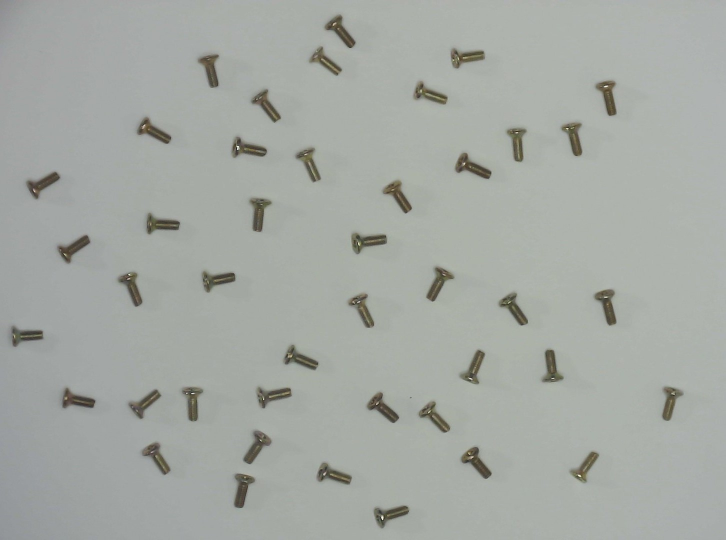
#> input picture dataset/Screws/Screws_2024_07_15/img1.jpg, 1451 x 1080 px (shown at 1/2 size); its folder holds only this picture in this run
$ python count_nonai.py
#> lines starting #> are read from the running program, lines starting #| are printed output that depends on the picture; after the words box and inside, x2 and y2 are one past the last pixel; in counts of white or black regions, pixels touching at a corner belong together
"""
Non-AI Counting Challenge: classical computer vision (no learned model).

Run:   python count_nonai.py
       -> a file dialog opens, pick an image, a segmentation overlay is shown
          and a prediction report (Nuts / Screws) is printed.

Optional:  python count_nonai.py path/to/image.jpg   (skip the dialog)

Pipeline
  1. background correction (removes uneven lighting / vignetting)
  2. Otsu threshold -> foreground mask
  3. instance separation
       "holes": every nut has a see-through hole -> one watershed seed per hole
       "dist" : distance-transform watershed guided by a single-object area prior
  4. each instance is classed Nut (has a hole) or Screw (no hole)
"""
import os
import sys
import time
from collections import Counter
from pathlib import Path

import cv2
import numpy as np
from scipy import ndimage as ndi
from skimage.feature import peak_local_max
from skimage.segmentation import watershed

# =========================================================
# 1. CONFIGURATION
# =========================================================
MODE = "auto"            # "auto" | "dist" | "holes"
POLARITY = "auto"        # "auto" | "dark" | "light" objects on the background
BG_FRAC = 0.30           # background kernel as fraction of image size; must be LARGER than the biggest object
THRESH_SCALE = 1.0       # <1 keeps fainter foreground, >1 is stricter (cuts shadows)
AUTO_HOLE_OBJECTS = 40   # in auto mode: >= this many see-through holes -> use "holes" mode
MIN_AGREEING_OBJECTS = 6 # clump splitting only if >= this many components have a similar size
FRAGMENT_FRAC = 0.05     # components smaller than this fraction of the largest are ignored when sizing one object
CLOSE_FRAC = 0.004       # closing kernel as fraction of image size (repairs shiny slits inside one object)
BAD_MASK_FRAC = 0.20     # warn if ONE foreground blob covers more than this fraction of the image
SAVE_DIR = Path("outputs")   # overlay image is saved here ("" / None to disable)
SHOW_PLOT = True

# =========================================================
# 2. CORE (mask, instance separation)
# =========================================================


# ----------------------------------------------------------------------------
# 1-2. foreground mask
# ----------------------------------------------------------------------------
def _odd(n):
    n = int(n)
    return n if n % 2 == 1 else n + 1


def detect_polarity(gray):
    """Objects are the minority, so the background intensity ~ the median.
    Whichever side the intensity tail extends further is the object side."""
    med = np.median(gray)
    lo, hi = np.percentile(gray, [1, 99])
    return "dark" if (med - lo) >= (hi - med) else "light"


def foreground_mask(bgr, polarity="auto", bg_frac=0.05, thresh_scale=1.0):
    gray = cv2.cvtColor(bgr, cv2.COLOR_BGR2GRAY)
    if polarity == "auto":
        polarity = detect_polarity(gray)

    # estimate the background on a small copy (fast), then upsample
    s = 0.25 if max(gray.shape) > 800 else 1.0
    small = cv2.resize(gray, None, fx=s, fy=s, interpolation=cv2.INTER_AREA)
    k = _odd(max(9, bg_frac * min(small.shape)))
    se = cv2.getStructuringElement(cv2.MORPH_ELLIPSE, (k, k))
    # dark objects -> closing removes them; light objects -> opening removes them
    bg_small = cv2.morphologyEx(small, cv2.MORPH_CLOSE if polarity == "dark" else cv2.MORPH_OPEN, se)
    bg_small = cv2.GaussianBlur(bg_small, (_odd(k), _odd(k)), 0)
    bg = cv2.resize(bg_small, (gray.shape[1], gray.shape[0]), interpolation=cv2.INTER_LINEAR)

    diff = (bg.astype(np.int16) - gray) if polarity == "dark" else (gray.astype(np.int16) - bg)
    sig = np.clip(diff, 0, 255).astype(np.uint8)
    sig = cv2.GaussianBlur(sig, (5, 5), 0)

    t, _ = cv2.threshold(sig, 0, 255, cv2.THRESH_BINARY + cv2.THRESH_OTSU)
    _, mask = cv2.threshold(sig, t * thresh_scale, 255, cv2.THRESH_BINARY)

    k3 = np.ones((3, 3), np.uint8)
    mask = cv2.morphologyEx(mask, cv2.MORPH_OPEN, k3)  # remove specks
    return mask > 0, polarity


# ----------------------------------------------------------------------------
# helpers
# ----------------------------------------------------------------------------
def estimate_single_area(areas):
    """Typical single-object area = the lower mode of the component areas."""
    areas = np.asarray(areas, dtype=float)
    if len(areas) == 0:
        return 1.0
    ref = np.percentile(areas, 25)
    for _ in range(3):
        sel = areas[(areas > 0.6 * ref) & (areas < 1.5 * ref)]
        if len(sel) == 0:
            break
        ref = np.median(sel)
    return float(ref)


# [8 lines left out: function kmeans_split, not called in this run]


# ----------------------------------------------------------------------------
# 3a. distance-transform mode (screws, bolts)
# ----------------------------------------------------------------------------
def split_dist(mask, min_area_frac=0.35, split_thresh=1.6):
    """Returns an int32 label image, one label per instance."""
    kc = _odd(max(5, round(CLOSE_FRAC * min(mask.shape))))
    mask = cv2.morphologyEx(mask.astype(np.uint8), cv2.MORPH_CLOSE, cv2.getStructuringElement(cv2.MORPH_ELLIPSE, (kc, kc))) > 0
    mask = ndi.binary_fill_holes(mask)

    n, cc, stats, _ = cv2.connectedComponentsWithStats(mask.astype(np.uint8), connectivity=8)
    areas = stats[1:, cv2.CC_STAT_AREA]
    floor = max(30, 2e-5 * mask.size)
    big = areas[areas >= floor]
    if len(big) == 0:
        return np.zeros(mask.shape, np.int32), 0.0
    # specks and thread fragments must not define "one object": only components that are a
    # meaningful fraction of the largest one take part in estimating the single-object size
    big = big[big >= FRAGMENT_FRAC * big.max()]
    single = estimate_single_area(big)
    # The area prior is only meaningful when many components look alike (a scatter of identical
    # parts). With a few big, different-sized objects (e.g. a catalogue photo of 3-7 wood screws)
    # it is not, and splitting would just slice objects into pieces -> disable splitting.
    n_agree = int(((big > 0.6 * single) & (big < 1.5 * single)).sum())
    allow_split = n_agree >= MIN_AGREEING_OBJECTS

    # typical inscribed radius of a single object (for min peak spacing)
    dist_all = ndi.distance_transform_edt(mask)
    radii = []
    for i in range(1, n):
        a = stats[i, cv2.CC_STAT_AREA]
        if 0.6 * single < a < 1.5 * single:
            radii.append(dist_all[cc == i].max())
    r_typ = float(np.median(radii)) if radii else max(3.0, np.sqrt(single / np.pi) * 0.6)
    min_dist = max(3, int(0.6 * r_typ))

    out = np.zeros(mask.shape, np.int32)
    nxt = 1
    for i in range(1, n):
        a = stats[i, cv2.CC_STAT_AREA]
        if a < min_area_frac * single:
            continue  # noise
        x, y, w, h = (stats[i, cv2.CC_STAT_LEFT], stats[i, cv2.CC_STAT_TOP],
                      stats[i, cv2.CC_STAT_WIDTH], stats[i, cv2.CC_STAT_HEIGHT])
        sl = (slice(y, y + h), slice(x, x + w))
        comp = cc[sl] == i
        k = int(round(a / single))
        cnts, _ = cv2.findContours(comp.astype(np.uint8), cv2.RETR_EXTERNAL, cv2.CHAIN_APPROX_SIMPLE)
        hull_area = max(1.0, cv2.contourArea(cv2.convexHull(max(cnts, key=cv2.contourArea))))
        solidity = a / hull_area
        # big AND non-convex (a clump) -> split; a big convex blob is just one big object
        if (not allow_split) or a < split_thresh * single or k <= 1 or solidity > 0.93:
            out[sl][comp] = nxt
            nxt += 1
            continue

        d = ndi.gaussian_filter(ndi.distance_transform_edt(np.pad(comp, 1))[1:-1, 1:-1], 1.0)
        peaks = peak_local_max(d, min_distance=min_dist, num_peaks=k,
                               labels=comp.astype(np.int32), exclude_border=False)
        if len(peaks) >= 2:
            markers = np.zeros(comp.shape, np.int32)
            for j, (py, px) in enumerate(peaks, 1):
                markers[py, px] = j
            lab = watershed(-d, markers, mask=comp)
            parts = len(peaks)
        else:  # fallback: area-driven k-means
            lab = kmeans_split(comp, k)
            parts = k
        for j in range(1, parts + 1):
            m = lab == j
            if m.sum() >= min_area_frac * single:
                out[sl][m] = nxt
                nxt += 1
    return out, single


# ----------------------------------------------------------------------------
# 3b. hole-seeded mode (nuts / washers / anything with a see-through hole)
# ----------------------------------------------------------------------------
# [79 lines left out: function split_holes, not called in this run]


# ----------------------------------------------------------------------------
# 4. overlay
# ----------------------------------------------------------------------------
# =========================================================
# 3. NUT / SCREW CLASSIFICATION, OVERLAY
# =========================================================
def find_holes(mask):
    raw = cv2.morphologyEx(mask.astype(np.uint8), cv2.MORPH_CLOSE, np.ones((3, 3), np.uint8)) > 0
    holes = ndi.binary_fill_holes(raw) & ~raw
    hl, hn = ndi.label(holes)
    if hn == 0:
        return hl, np.array([])
    areas = ndi.sum(holes, hl, index=np.arange(1, hn + 1))
    return hl, areas


def count_good_holes(areas, mask_size):
    if len(areas) == 0:
        return 0
    good = areas[areas >= max(6, 1e-6 * mask_size)]
    if len(good) == 0:
        return 0
    ref = np.median(good)
    return int(((good > 0.3 * ref) & (good < 3.0 * ref)).sum())


def classify_instances(labels, hl, h_areas, mode):
    """Nut  = compact object (aspect < 1.5) whose see-through hole is a real fraction
              of its area (a nut's hole is ~15-25 percent; shiny-head slivers are tiny).
    Screw = everything else (elongated, or no sizeable hole).
    In the dense-pile mode, hole-less compact pieces are still nuts (hole hidden by overlap)."""
    kinds = {}
    holes_any = hl > 0
    for i in [i for i in np.unique(labels) if i != 0]:
        m = labels == i
        area = int(m.sum())
        cnts, _ = cv2.findContours(m.astype(np.uint8), cv2.RETR_EXTERNAL, cv2.CHAIN_APPROX_SIMPLE)
        c = max(cnts, key=cv2.contourArea)
        (_, _), (w, h), _ = cv2.minAreaRect(c)
        aspect = max(w, h) / max(1.0, min(w, h))
        hole_frac = float((holes_any & m).sum()) / max(1, area)
        compact = aspect < 1.5
        big_hole = hole_frac >= 0.15 and aspect < 2.5   # large see-through hole: a nut, even if the cut is oddly shaped
        is_nut = big_hole or (compact and (hole_frac >= 0.08 or mode == "holes"))
        kinds[i] = "Nuts" if is_nut else "Screws"
    return kinds


def make_overlay(bgr, labels, kinds):
    out = bgr.copy()
    rng = np.random.default_rng(3)
    for i, kind in kinds.items():
        m = labels == i
        color = rng.integers(60, 255, 3)
        out[m] = (0.45 * out[m] + 0.55 * color).astype(np.uint8)
        cnts, _ = cv2.findContours(m.astype(np.uint8), cv2.RETR_EXTERNAL, cv2.CHAIN_APPROX_SIMPLE)
        cv2.drawContours(out, cnts, -1, (0, 0, 255), 1)
    return out


def run(bgr):
    mask, polarity = foreground_mask(bgr, POLARITY, BG_FRAC, THRESH_SCALE)
    hl, h_areas = find_holes(mask)
    mode = MODE
    if mode == "auto":
        mode = "holes" if count_good_holes(h_areas, mask.size) >= AUTO_HOLE_OBJECTS else "dist"
    run.warnings = []
    n_cc, _, st, _ = cv2.connectedComponentsWithStats(mask.astype(np.uint8), connectivity=8)
    if n_cc > 1 and st[1:, cv2.CC_STAT_AREA].max() > BAD_MASK_FRAC * mask.size:
        run.warnings.append(
            "One foreground blob covers %.0f%% of the image. The background is probably textured, "
            "shadowed or unevenly lit, so a global threshold cannot separate the objects and this "
            "count is unreliable. Use the AI method for this image." % (100 * st[1:, cv2.CC_STAT_AREA].max() / mask.size))
    labels, _ = split_holes(mask) if mode == "holes" else split_dist(mask)
    kinds = classify_instances(labels, hl, h_areas, mode)
    return labels, kinds, mode, polarity


# =========================================================
# 4. SELECT IMAGE FROM LOCAL COMPUTER
# =========================================================
def get_local_image_path():
    if len(sys.argv) > 1:
        return sys.argv[1]
    try:
        import tkinter as tk
        from tkinter import filedialog
        root = tk.Tk()
        root.withdraw()
        root.attributes("-topmost", True)
        path = filedialog.askopenfilename(
            title="Select an Image",
            filetypes=[("Image Files", "*.jpg *.jpeg *.png *.bmp *.webp *.tif *.tiff")],
        )
        root.update()
        root.destroy()
        return path
    except Exception:
        return input("Path to image: ").strip().strip('"')


def main():
    image_path = get_local_image_path()
#> the answer given: ../../dataset/Screws/Screws_2024_07_15/img1.jpg
    if not image_path:
        print("No image selected.")
        raise SystemExit
    filename = os.path.basename(image_path)
    print("\nSelected image:", filename)

    bgr = cv2.imread(image_path)
#> bgr is the input picture: shape (1080, 1451, 3); mean B, G, R 163.1, 168.4, 164.1
    if bgr is None:
        raise SystemExit(f"Could not read image: {image_path}")

    t0 = time.perf_counter()
    labels, kinds, mode, polarity = run(bgr)
#> in detect_polarity, `med = np.median(gray)`: med = 171
#> in detect_polarity, `lo, hi = np.percentile(gray, [1, 99])`: lo = 75; hi = 178
#> in foreground_mask, `polarity = detect_polarity(gray)`: polarity = 'dark'
#> in foreground_mask, `diff = (bg.astype(np.int16) - gray) if polarity == "dark" else (gray.a..`:
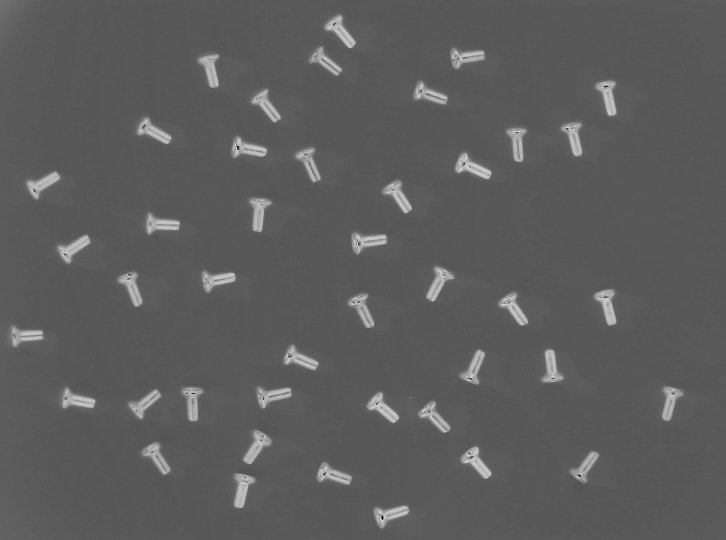
#> diff: shape (1080, 1451) int16 (shown at 1/2 size); min -85, max 166, mean 6.2; drawn with min black and max white
#> in foreground_mask, `t, _ = cv2.threshold(sig, 0, 255, cv2.THRESH_BINARY + cv2.THRESH_OTSU)`: t = 40
#> in foreground_mask, `_, mask = cv2.threshold(sig, t * thresh_scale, 255, cv2.THRESH_BINARY)`:
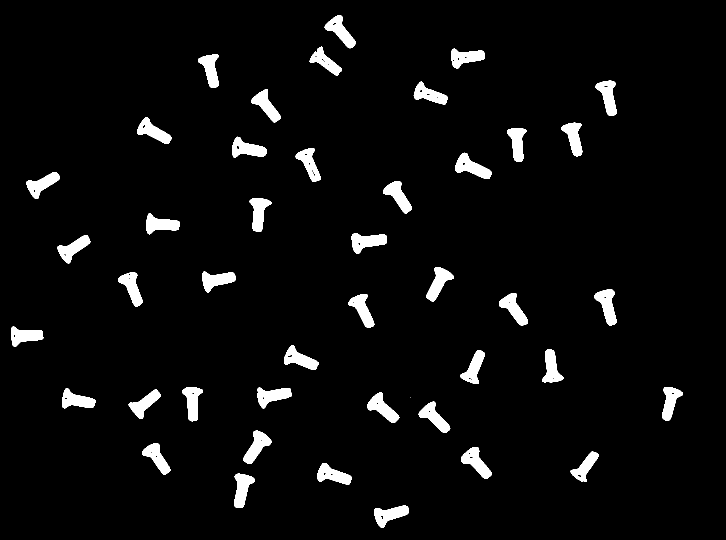
#> mask: shape (1080, 1451) (shown at 1/2 size); 4.4% white; 44 white regions (1 under 20 px), largest, box (x1, y1, x2, y2) and area: (910, 305, 983, 358) 1828, (703, 466, 774, 508) 1741, (1189, 579, 1233, 651) 1739
#> in run, `mask, polarity = foreground_mask(bgr, POLARITY, BG_FRAC, THRESH_SCALE)`: polarity = 'dark'
#> in find_holes, `hl, hn = ndi.label(holes)`: hn = 16
#> in find_holes, `areas = ndi.sum(holes, hl, index=np.arange(1, hn + 1))`: areas = [9, 19, 18, 9, 28, 31, 15, 9, 12, 9, 23, 12, 17, 14, 22, 22]
#> in run, `hl, h_areas = find_holes(mask)`: h_areas has the same summary as areas in find_holes
#> in count_good_holes, `good = areas[areas >= max(6, 1e-6 * mask_size)]`: good has the same summary as areas in find_holes
#> in count_good_holes, `ref = np.median(good)`: ref = 16
#> in run, `mode = "holes" if count_good_holes(h_areas, mask.size) >= AUTO_HOLE_OB..`: mode = 'dist'
#> in run, `n_cc, _, st, _ = cv2.connectedComponentsWithStats(mask.astype(np.uint8..`: n_cc = 44; st = 44 rows, first 6: [0, 0, 1451, 1080, 1497815], [649, 30, 62, 66, 1695], [619, 94, 65, 57, 1424], [902, 97, 68, 40, 1562], [396, 109, 42, 66, 1565], [1191, 161, 42, 71, 1655]
#> in split_dist, `n, cc, stats, _ = cv2.connectedComponentsWithStats(mask.astype(np.uint..`:
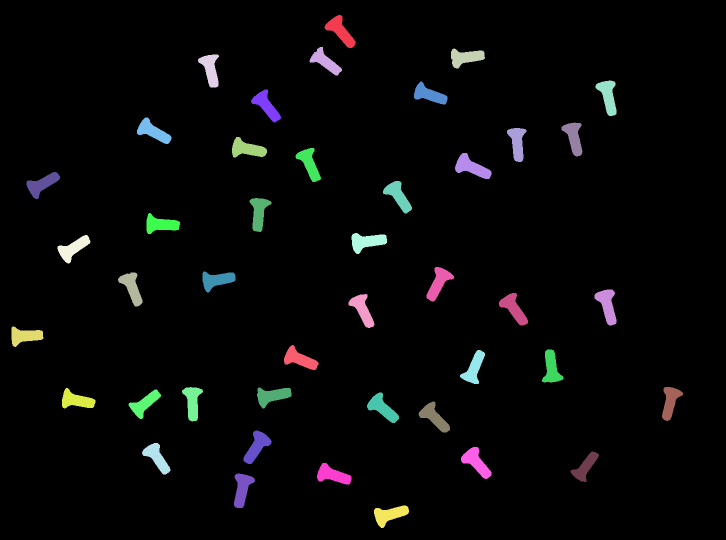
#> cc: shape (1080, 1451) int32 (shown at 1/2 size); 44 distinct labels, from 0 to 43; one colour per label, 0 black
#> in split_dist, `n, cc, stats, _ = cv2.connectedComponentsWithStats(mask.astype(np.uint..`: n = 44; stats = 44 rows, first 6: [0, 0, 1451, 1080, 1497093], [649, 30, 62, 66, 1714], [619, 94, 65, 57, 1460], [902, 97, 68, 40, 1599], [396, 109, 42, 66, 1565], [1191, 161, 42, 71, 1676]
#> in split_dist, `areas = stats[1:, cv2.CC_STAT_AREA]`: areas = 43 values, max 1845 at index 12, min 1405 at index 39, mean 1627.6
#> in split_dist, `big = areas[areas >= floor]`: big has the same summary as areas
#> in estimate_single_area, `ref = np.percentile(areas, 25)`: ref = 1584.5
#> in split_dist, `single = estimate_single_area(big)`: single = 1620
#> in split_dist, `n_agree = int(((big > 0.6 * single) & (big < 1.5 * single)).sum())`: n_agree = 43
#> in split_dist, `allow_split = n_agree >= MIN_AGREEING_OBJECTS`: allow_split = True
#> in split_dist, `dist_all = ndi.distance_transform_edt(mask)`:
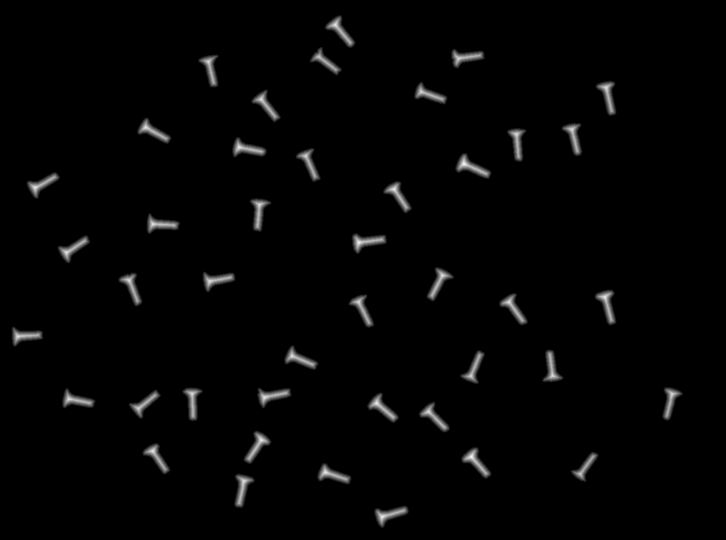
#> dist_all: shape (1080, 1451) float64 (shown at 1/2 size); min 0, max 14.32, mean 0.233; drawn with min black and max white
#> the loop in split_dist, `for i in range(1, n):` made 43 passes
#> a on passes 1 to 8: 1714, 1460, 1599, 1565, 1676, 1552, 1608, 1648
#> after the loop in split_dist, `for i in range(1, n):`: radii = 43 values, max 14.32 at index 12, min 11.66 at index 1, mean 13.11
#> in split_dist, `r_typ = float(np.median(radii)) if radii else max(3.0, np.sqrt(single ..`: r_typ = 13
#> in split_dist, `min_dist = max(3, int(0.6 * r_typ))`: min_dist = 7
#> the loop in split_dist, `for i in range(1, n):` made 43 passes
#> (a, x, y, w, h, hull_area, solidity) on passes 1 to 8: (1714, 649, 30, 62, 66, 2068.5, 0.829), (1460, 619, 94, 65, 57, 1823.5, 0.801), (1599, 902, 97, 68, 40, 1918.5, 0.833), (1565, 396, 109, 42, 66, 1917.5, 0.816), (1676, 1191, 161, 42, 71, 2003, 0.837), (1552, 828, 163, 67, 46, 1801.5, 0.862), (1608, 502, 179, 60, 66, 1965, 0.818), (1648, 274, 235, 69, 53, 1929, 0.854)
#> after the loop in split_dist, `for i in range(1, n):`:
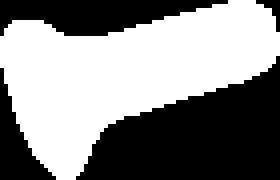
#> comp: shape (45, 70) bool (shown 4 times larger); 53.6% white; 4 black regions (1 under 20 px), largest, box (x1, y1, x2, y2) and area: (19, 14, 70, 45) 960, (0, 0, 57, 9) 328, (0, 17, 14, 45) 155
#> after the loop in split_dist, `for i in range(1, n):`: nxt = 44
#> the loop in classify_instances, `for i in [i for i in np.unique(labels) if i != 0]:` made 43 passes
#> (area, w, h, aspect, hole_frac) on passes 1 to 8: (1714, 41.01, 70, 1.71, 0.00525), (1460, 38.08, 66.63, 1.75, 0), (1599, 39, 67, 1.72, 0), (1565, 65, 41, 1.59, 0), (1676, 39.35, 70.21, 1.78, 0.0113), (1552, 36.6, 67.08, 1.83, 0.0174), (1608, 40.14, 67.68, 1.69, 0), (1648, 37.83, 69.65, 1.84, 0.017)
#> pass 1, in classify_instances, `m = labels == i`:
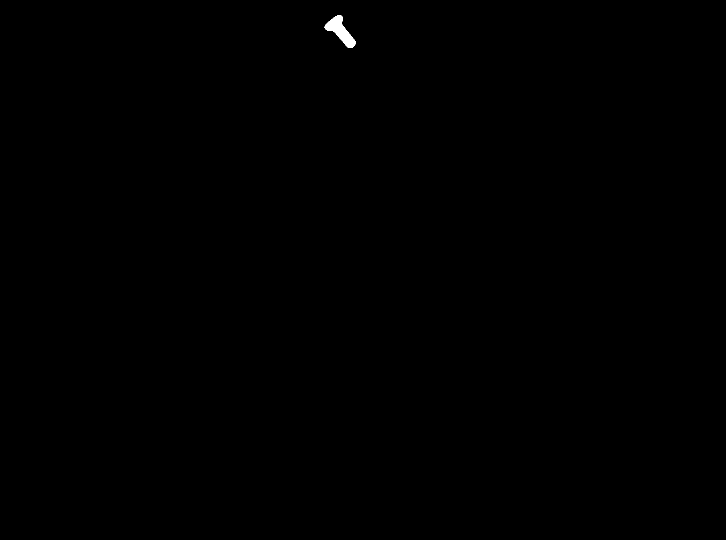
#> m: shape (1080, 1451) bool (shown at 1/2 size); 0.11% white; 1 white region, box (x1, y1, x2, y2) and area: (649, 30, 711, 96) 1714
    elapsed = time.perf_counter() - t0

    counts = Counter(kinds.values())
    nuts, screws = counts["Nuts"], counts["Screws"]
    overlay = make_overlay(bgr, labels, kinds)
#> the loop in make_overlay, `for i, kind in kinds.items():` made 43 passes
#> after the loop in make_overlay, `for i, kind in kinds.items():`:
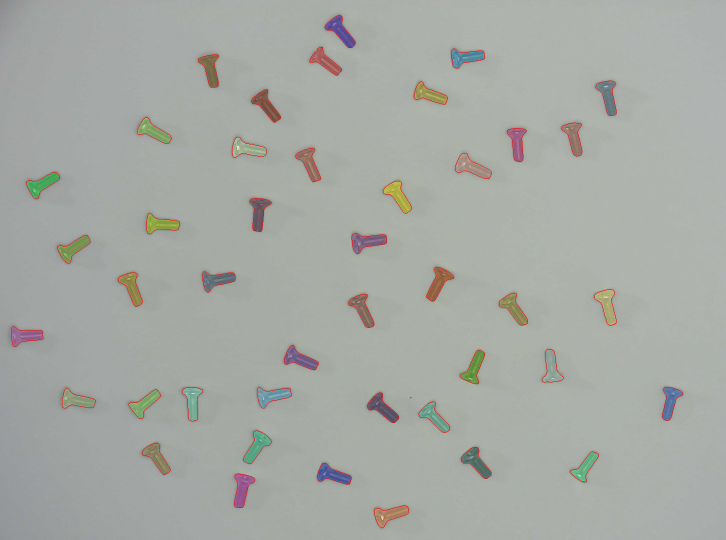
#> out: shape (1080, 1451, 3) (shown at 1/2 size); 4.47% of pixels changed, all inside (x1, y1, x2, y2) = (23, 30, 1366, 1056)

    if SAVE_DIR:
        SAVE_DIR.mkdir(parents=True, exist_ok=True)
        out_path = SAVE_DIR / f"{Path(filename).stem}_overlay.png"
        cv2.imwrite(str(out_path), overlay)

    if SHOW_PLOT:
        import matplotlib.pyplot as plt
        plt.figure(figsize=(14, 10))
        plt.imshow(overlay[:, :, ::-1])
        plt.title(f"Non-AI Segmentation: {filename}   |   Total: {nuts + screws}")
        plt.axis("off")
        plt.tight_layout()
        plt.show()

    print("\n" + "=" * 45)
    print("           PREDICTION REPORT")
    print("=" * 45)
    print("Image:", filename)
    print("Method: classical CV (no learned model)")
    print("Separation mode:", mode, f"(objects are {polarity} on background)")
#| Separation mode: dist (objects are dark on background)
    print("-" * 45)
    print("Nuts detected:", nuts)
#| Nuts detected: 0
    print("Screws detected:", screws)
#| Screws detected: 43
    print("Total objects:", nuts + screws)
#| Total objects: 43
    print("-" * 45)
    print(f"Processing time: {elapsed * 1000:.2f} ms")
    for w in getattr(run, "warnings", []):
        print("WARNING:", w)
    if SAVE_DIR:
        print("Overlay saved to:", out_path)
    print("=" * 45)


if __name__ == "__main__":
    main()
